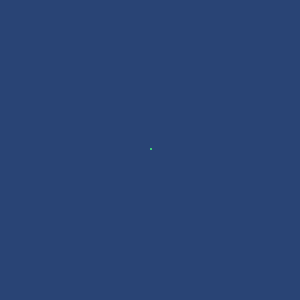
Frame 1 (no input)
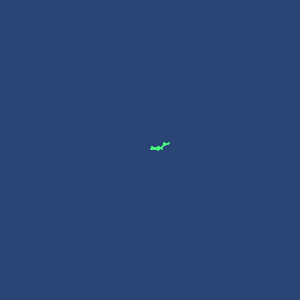
Frame 60 (no input)
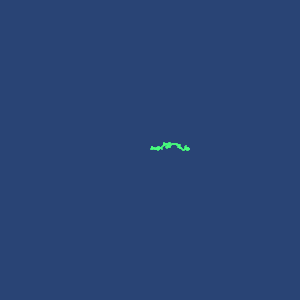
Frame 120 (the mouse pressed at the canvas centre since frame 60)

The p5.js sketch that drew these frames (run headless with seeded random() and noise() and a simulated clock; from frame 60 on, the mouse is pressed at the canvas centre):

// p5.js sketch
// ── sketch.js
var walkie;
var backgroundColor = "#294475";
var walkerColor = "#48fd7c";

function setup() {
  createCanvas(300, 300);
  background(backgroundColor);

  walkie = new Walker();
}

function draw() {
  walkie.step();
  walkie.draw();
}

class Walker {
  constructor() {
    this.x = width / 2;
    this.y = height / 2;
  }

  draw() {
    stroke(walkerColor);
    strokeWeight(2);
    point(this.x, this.y);
  }

  step() {
    var horizontalChoices = [-1, 0, 1, 1];
    var verticalChoices = [-1, 0, 1];
    var xStep = random(horizontalChoices);
    var yStep = random(verticalChoices);
    this.x += xStep;
    this.y += yStep;
  }
}
